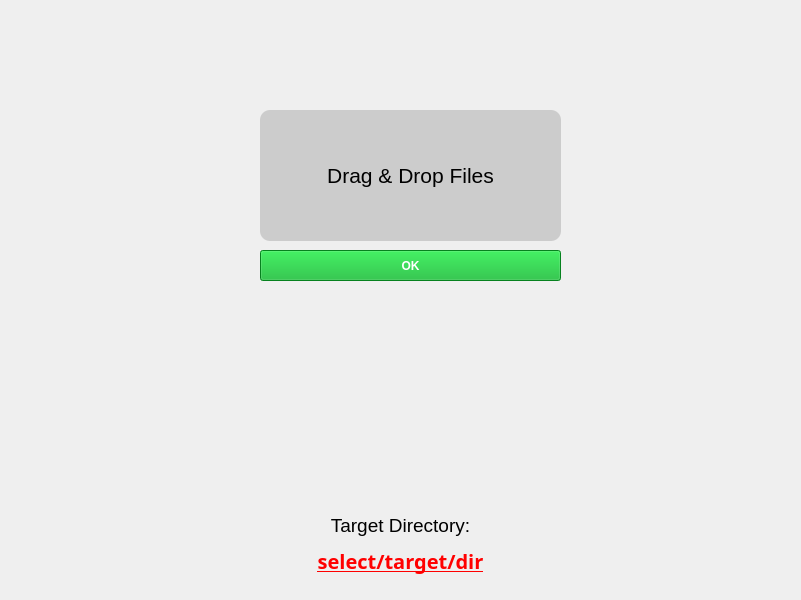
<?xml version="1.0" encoding="UTF-8"?>
<ui version="4.0">
 <class>MainWindow</class>
 <widget class="QMainWindow" name="MainWindow">
  <property name="geometry">
   <rect>
    <x>0</x>
    <y>0</y>
    <width>801</width>
    <height>600</height>
   </rect>
  </property>
  <property name="windowTitle">
   <string>MainWindow</string>
  </property>
  <property name="layoutDirection">
   <enum>Qt::LayoutDirection::RightToLeft</enum>
  </property>
  <widget class="QWidget" name="centralwidget">
   <widget class="QPushButton" name="btn_select_target_dir">
    <property name="geometry">
     <rect>
      <x>10</x>
      <y>540</y>
      <width>781</width>
      <height>41</height>
     </rect>
    </property>
    <property name="font">
     <font>
      <family>Segoe Print</family>
      <pointsize>-1</pointsize>
      <bold>true</bold>
      <underline>true</underline>
     </font>
    </property>
    <property name="styleSheet">
     <string notr="true">QPushButton
{
border: none;
text-decoration: underline;
font-weight: bold;
color: rgb(255, 0, 0);
font-size: 20px;
}

QPushButton:hover {
color: blue;
}</string>
    </property>
    <property name="text">
     <string>select/target/dir</string>
    </property>
   </widget>
   <widget class="QTextEdit" name="text_tardir">
    <property name="geometry">
     <rect>
      <x>320</x>
      <y>510</y>
      <width>161</width>
      <height>41</height>
     </rect>
    </property>
    <property name="styleSheet">
     <string notr="true">QTextEdit {
  border: none;
  background: transparent;
}</string>
    </property>
    <property name="html">
     <string>&lt;!DOCTYPE HTML PUBLIC &quot;-//W3C//DTD HTML 4.0//EN&quot; &quot;http://www.w3.org/TR/REC-html40/strict.dtd&quot;&gt;
&lt;html&gt;&lt;head&gt;&lt;meta name=&quot;qrichtext&quot; content=&quot;1&quot; /&gt;&lt;meta charset=&quot;utf-8&quot; /&gt;&lt;style type=&quot;text/css&quot;&gt;
p, li { white-space: pre-wrap; }
hr { height: 1px; border-width: 0; }
li.unchecked::marker { content: &quot;\2610&quot;; }
li.checked::marker { content: &quot;\2612&quot;; }
&lt;/style&gt;&lt;/head&gt;&lt;body style=&quot; font-family:'Segoe UI'; font-size:9pt; font-weight:400; font-style:normal;&quot;&gt;
&lt;p align=&quot;center&quot; style=&quot; margin-top:0px; margin-bottom:0px; margin-left:0px; margin-right:0px; -qt-block-indent:0; text-indent:0px;&quot;&gt;&lt;span style=&quot; font-size:14pt;&quot;&gt;Target Directory:&lt;/span&gt;&lt;/p&gt;&lt;/body&gt;&lt;/html&gt;</string>
    </property>
   </widget>
   <widget class="QPushButton" name="btn_submit">
    <property name="geometry">
     <rect>
      <x>260</x>
      <y>250</y>
      <width>301</width>
      <height>31</height>
     </rect>
    </property>
    <property name="styleSheet">
     <string notr="true">QPushButton
{
background-color: rgb(8, 180, 42);
color: white;
font-weight: bold;
}</string>
    </property>
    <property name="text">
     <string>OK</string>
    </property>
   </widget>
   <widget class="QFrame" name="drag_n_drop_area">
    <property name="geometry">
     <rect>
      <x>260</x>
      <y>110</y>
      <width>301</width>
      <height>131</height>
     </rect>
    </property>
    <property name="layoutDirection">
     <enum>Qt::LayoutDirection::RightToLeft</enum>
    </property>
    <property name="styleSheet">
     <string notr="true">QFrame {
  background-color: rgb(204, 204, 204);
  border-radius: 10px;
}

QFrame:hover {
opacity: 0.9;
}</string>
    </property>
    <widget class="QLabel" name="drag_n_drop_label">
     <property name="geometry">
      <rect>
       <x>10</x>
       <y>10</y>
       <width>281</width>
       <height>111</height>
      </rect>
     </property>
     <property name="styleSheet">
      <string notr="true">QLabel
{
font-size: 21px;
}</string>
     </property>
     <property name="text">
      <string>&lt;html&gt;&lt;head/&gt;&lt;body&gt;&lt;p align=&quot;center&quot;&gt;Drag &amp;amp; Drop Files&lt;/p&gt;&lt;/body&gt;&lt;/html&gt;</string>
     </property>
    </widget>
   </widget>
   <widget class="QListWidget" name="files_view">
    <property name="geometry">
     <rect>
      <x>260</x>
      <y>300</y>
      <width>301</width>
      <height>131</height>
     </rect>
    </property>
    <property name="styleSheet">
     <string notr="true">QListView 
{
background-color: transparent;
border: none;
}</string>
    </property>
   </widget>
  </widget>
 </widget>
 <resources/>
 <connections/>
</ui>
